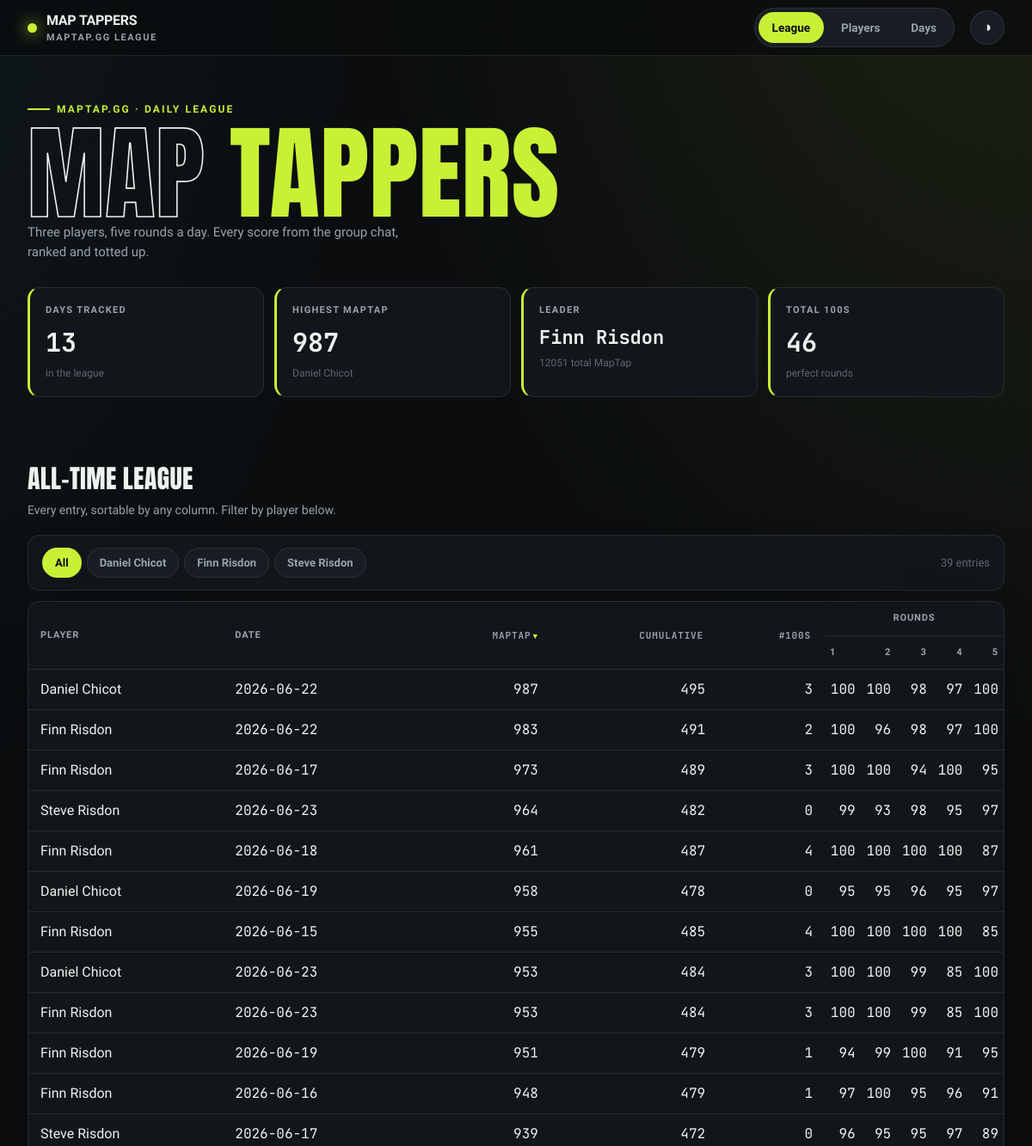
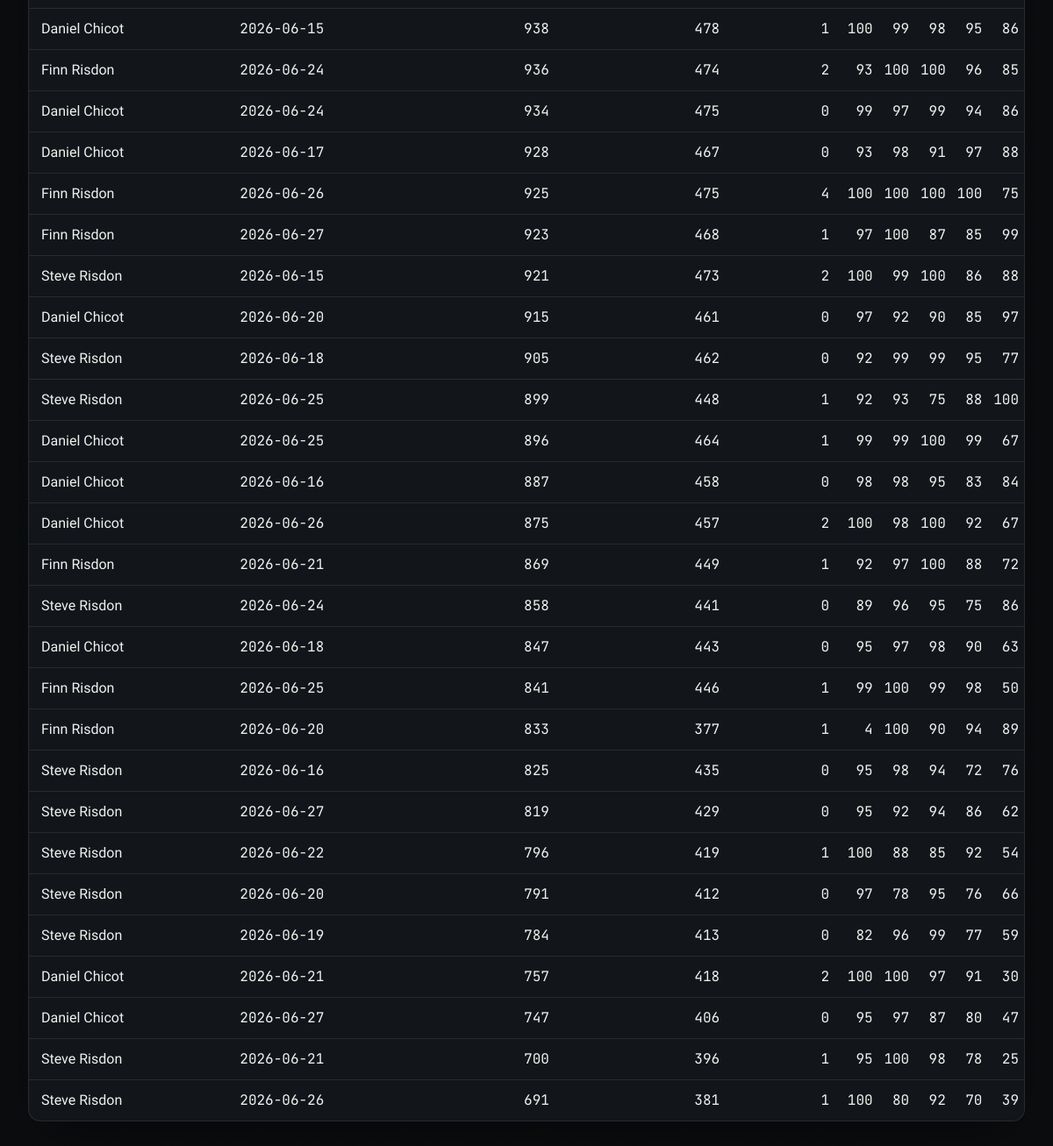
Before: / with the older database file (2 pictures, top to bottom).
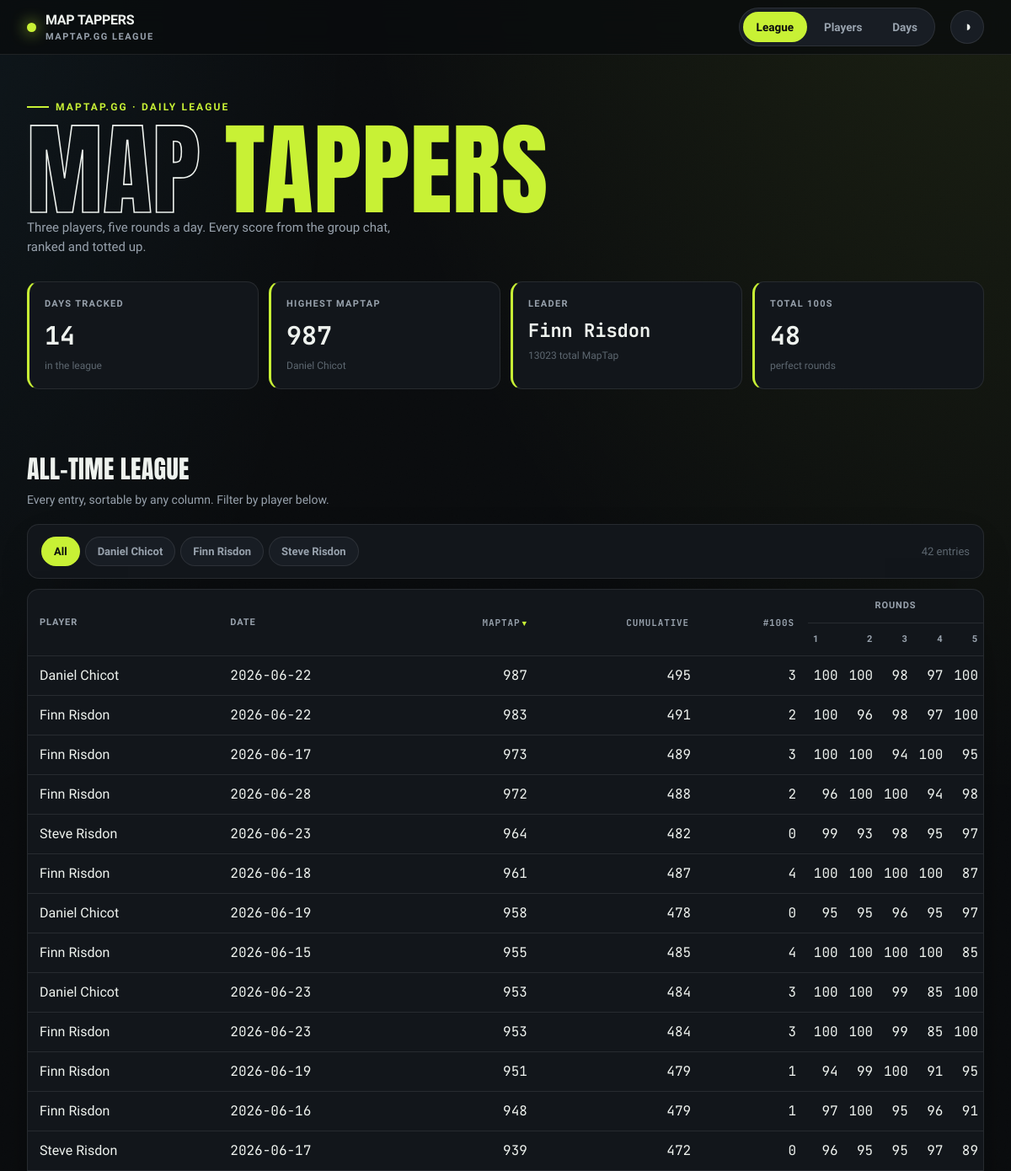
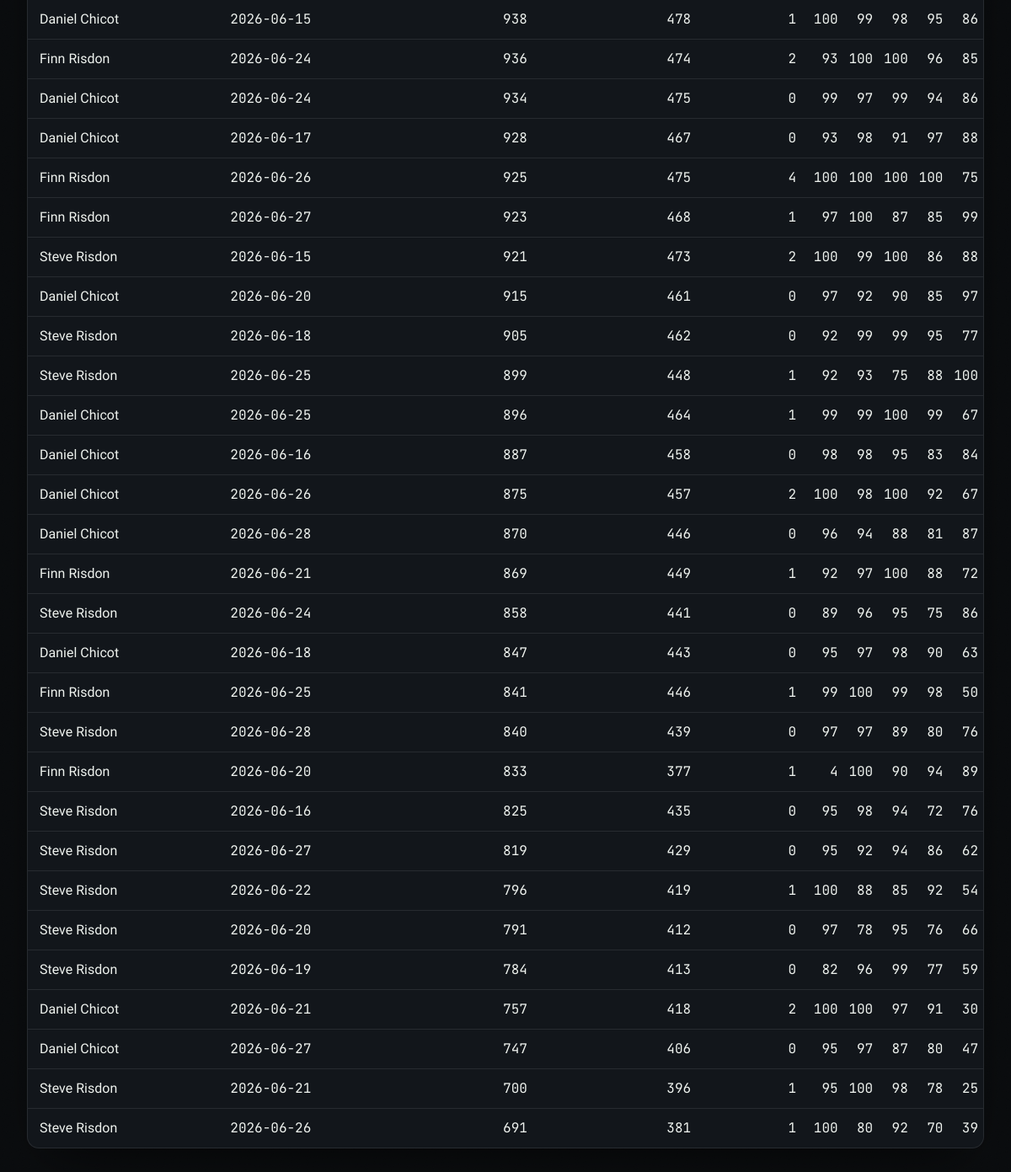
After: the same page with the newer database file (2 pictures, top to bottom).
### tables this page shows
CREATE TABLE entries (
    id INTEGER PRIMARY KEY,
    player TEXT NOT NULL,
    game_date TEXT NOT NULL,
    maptap_score INTEGER NOT NULL,
    UNIQUE (player, game_date)
);

### src/maptap/app.py (the view)
@app.get("/", response_class=HTMLResponse)
def index(request: Request):
    with closing(_conn()) as conn:
        context = {"entries": all_entries(conn), "stats": hero_stats(conn), "active": "league"}
    return templates.TemplateResponse(request, "index.html", context)

### src/maptap/templates/index.html (shortened to what this page needs)
{% extends "base.html" %}
{% block content %}
{% set player_names = entries | map(attribute='player') | unique | sort | list %}
<h2 class="section-head">All-time league</h2>
<p class="section-sub">Every entry, sortable by any column. Filter by player below.</p>
<div class="panel toolbar">
    <div class="chips">
        <button class="chip active" data-player="all">All</button>
        {% for name in player_names %}
        <button class="chip" data-player="{{ name }}">{{ name }}</button>
        {% endfor %}
    </div>
    <span class="results-meta" id="resultsMeta">{{ entries | length }} entries</span>
</div>
<div class="panel table-card">
    <table id="league">
        <thead>
            <tr>
                <th class="txt" rowspan="2" data-sort="text">Player</th>
                <th class="txt" rowspan="2" data-sort="text">Date</th>
                <th class="num" rowspan="2" data-sort="number" data-sorted="desc">MapTap</th>
                <th class="num" rowspan="2" data-sort="number">Cumulative</th>
                <th class="num" rowspan="2" data-sort="number">#100s</th>
                <th class="rounds-group" colspan="5">Rounds</th>
            </tr>
            <tr>
                <th class="round">1</th>
                <th class="round">2</th>
                <th class="round">3</th>
                <th class="round">4</th>
                <th class="round">5</th>
            </tr>
        </thead>
        <tbody>
            {% for e in entries %}
            <tr data-player="{{ e.player }}">
                <td class="txt">{{ e.player }}</td>
                <td class="txt num">{{ e.game_date }}</td>
                <td class="num">{{ e.maptap_score }}</td>
                <td class="num">{{ e.cumulative }}</td>
                <td class="num">{{ e.hundreds }}</td>
                {% for r in e.rounds %}<td class="round num">{{ r }}</td>{% endfor %}
            </tr>
            {% endfor %}
        </tbody>
    </table>
</div>
{% endblock %}

### src/maptap/templates/base.html (shortened to what this page needs)
<!DOCTYPE html>
<html lang="en-GB" data-theme="dark">
<head>
    <link rel="stylesheet" href="/static/styles.css">
</head>
<body>
    <nav class="nav">
        <div class="wrap nav-inner">
            <div class="brand">
                <span class="dot"></span>
                <span>MAP&nbsp;TAPPERS<small>maptap.gg league</small></span>
            </div>
            <div class="tabs">
                <a class="tab {{ 'active' if active == 'league' else '' }}" href="/">League</a>
                <a class="tab {{ 'active' if active == 'players' else '' }}" href="/players">Players</a>
                <a class="tab {{ 'active' if active == 'days' else '' }}" href="/days">Days</a>
            </div>
            <button class="theme-btn" id="themeBtn" title="Toggle theme" aria-label="Toggle theme">◑</button>
        </div>
    </nav>
    <header class="hero">
        <div class="wrap">
            <span class="hero-tag">maptap.gg · daily league</span>
            <h1><span class="out">Map</span> <span class="em">Tappers</span></h1>
            <p class="hero-sub">Three players, five rounds a day. Every score from the group chat, ranked and totted up.</p>
            <div class="stat-row">
                <div class="stat">
                    <div class="label">Days tracked</div>
                    <div class="value">{{ stats.days_tracked }}</div>
                    <div class="sub">in the league</div>
                </div>
                <div class="stat">
                    <div class="label">Highest MapTap</div>
                    <div class="value">{{ stats.highest_maptap if stats.highest_maptap is not none else '—' }}</div>
                    <div class="sub">{{ stats.highest_maptap_player or '—' }}</div>
                </div>
                <div class="stat">
                    <div class="label">Leader</div>
                    <div class="value" style="font-size:22px">{{ stats.leader or '—' }}</div>
                    <div class="sub">{{ stats.leader_total if stats.leader_total is not none else '—' }} total MapTap</div>
                </div>
                <div class="stat">
                    <div class="label">Total 100s</div>
                    <div class="value">{{ stats.total_hundreds }}</div>
                    <div class="sub">perfect rounds</div>
                </div>
            </div>
        </div>
    </header>
    <main class="wrap">
        {% block content %}{% endblock %}
    </main>
</body>
</html>

Changed rows visible on the page:
added entries: player "Finn Risdon", game_date "2026-06-28", maptap_score "972", cumulative "488", hundreds "2", rounds "96" "100" "100" "94" "98"
added entries: player "Daniel Chicot", game_date "2026-06-28", maptap_score "870", cumulative "446", hundreds "0", rounds "96" "94" "88" "81" "87"
added entries: player "Steve Risdon", game_date "2026-06-28", maptap_score "840", cumulative "439", hundreds "0", rounds "97" "97" "89" "80" "76"
Other visible differences:
{{ stats.days_tracked }}: "13" → "14"
{{ stats.leader_total if stats.leader_total is not none else '—' }}: "12051" → "13023"
{{ stats.total_hundreds }}: "46" → "48"
{{ entries | length }}: "39" → "42"
